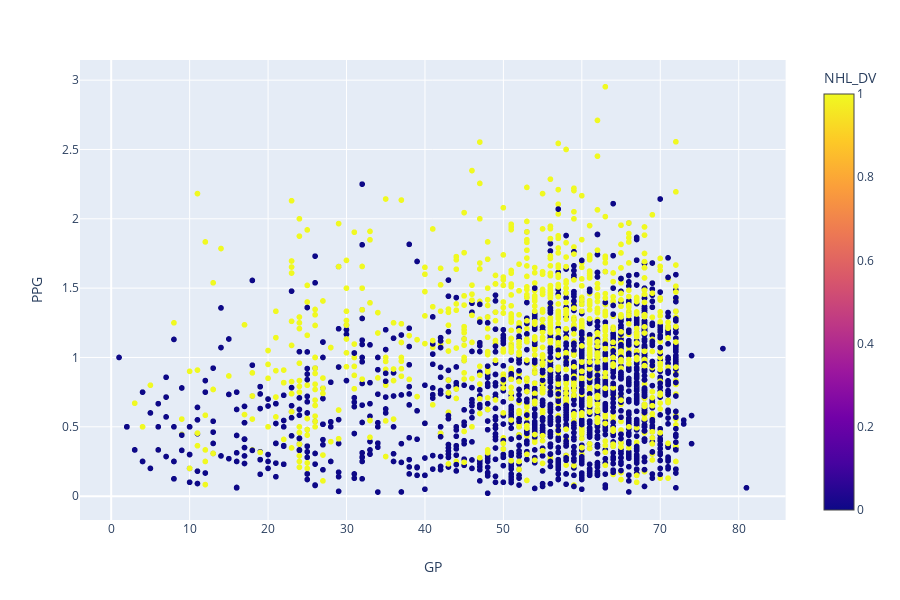

Notebook source saved alongside this figure:
### Code cell
# Juniors Points per game vs  Juniors games played
fig=px.scatter(df, x='GP',y='PPG', hover_name='PLAYER_ID', color='NHL_DV')
fig.show()

### Figure 1 — Plotly figure (JSON) as saved in the notebook; plotly's stock layout.template omitted (floating-point values rounded to 4 significant figures; data arrays with more than 128 entries replaced by an {"elided": "..."} marker saying what was removed)
{"data": [{"hoverlabel": {"namelength": 0}, "hovertemplate": "<b>%{hovertext}</b><br><br>GP=%{x}<br>PPG=%{y}<br>NHL_DV=%{marker.color}", "hovertext": {"elided": "2810 str values"}, "legendgroup": "", "marker": {"color": {"elided": "2810 int values"}, "coloraxis": "coloraxis", "symbol": "circle"}, "mode": "markers", "name": "", "showlegend": false, "type": "scattergl", "x": {"elided": "2810 int values"}, "xaxis": "x", "y": {"elided": "2810 float values"}, "yaxis": "y"}], "layout": {"coloraxis": {"colorbar": {"title": {"text": "NHL_DV"}}, "colorscale": [[0, "#0d0887"], [0.1111, "#46039f"], [0.2222, "#7201a8"], [0.3333, "#9c179e"], [0.4444, "#bd3786"], [0.5556, "#d8576b"], [0.6667, "#ed7953"], [0.7778, "#fb9f3a"], [0.8889, "#fdca26"], [1, "#f0f921"]]}, "height": 600, "legend": {"tracegroupgap": 0}, "margin": {"t": 60}, "xaxis": {"anchor": "y", "domain": [0, 0.98], "title": {"text": "GP"}}, "yaxis": {"anchor": "x", "domain": [0, 1], "title": {"text": "PPG"}}}}
